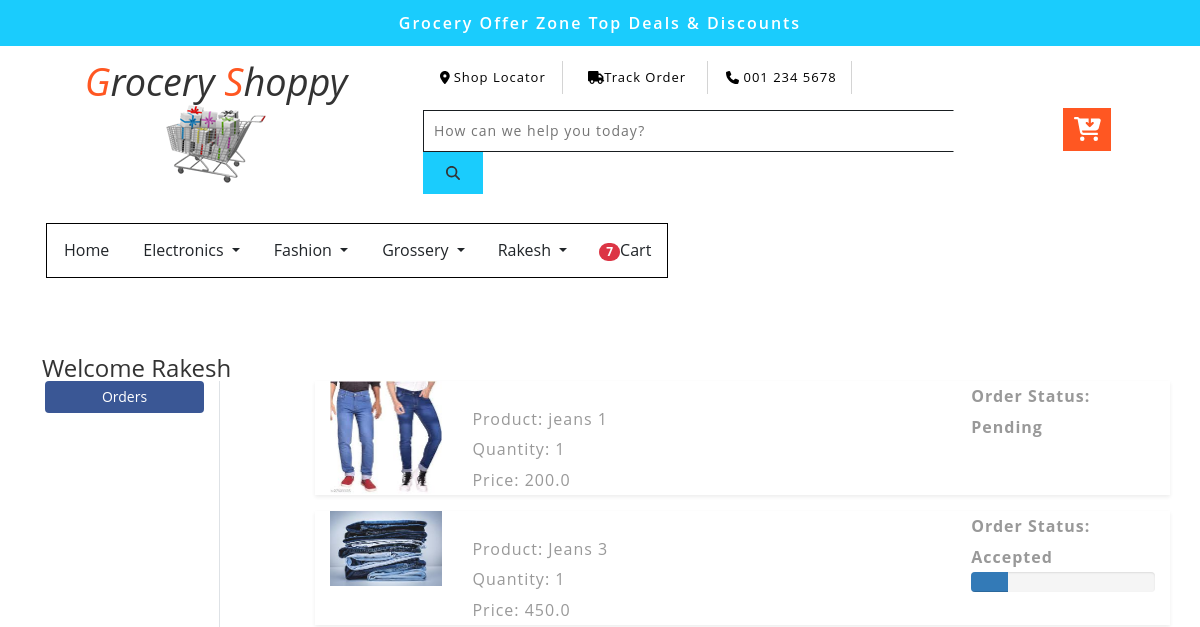
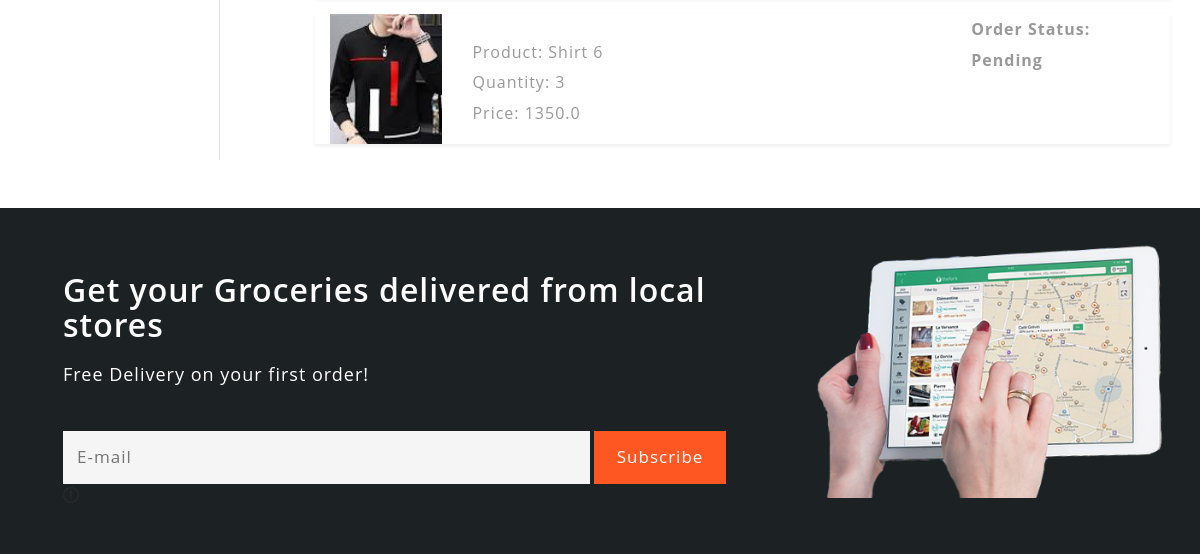
Before: /orders/ (signed in, upper part) with the older database file (2 pictures, top to bottom).
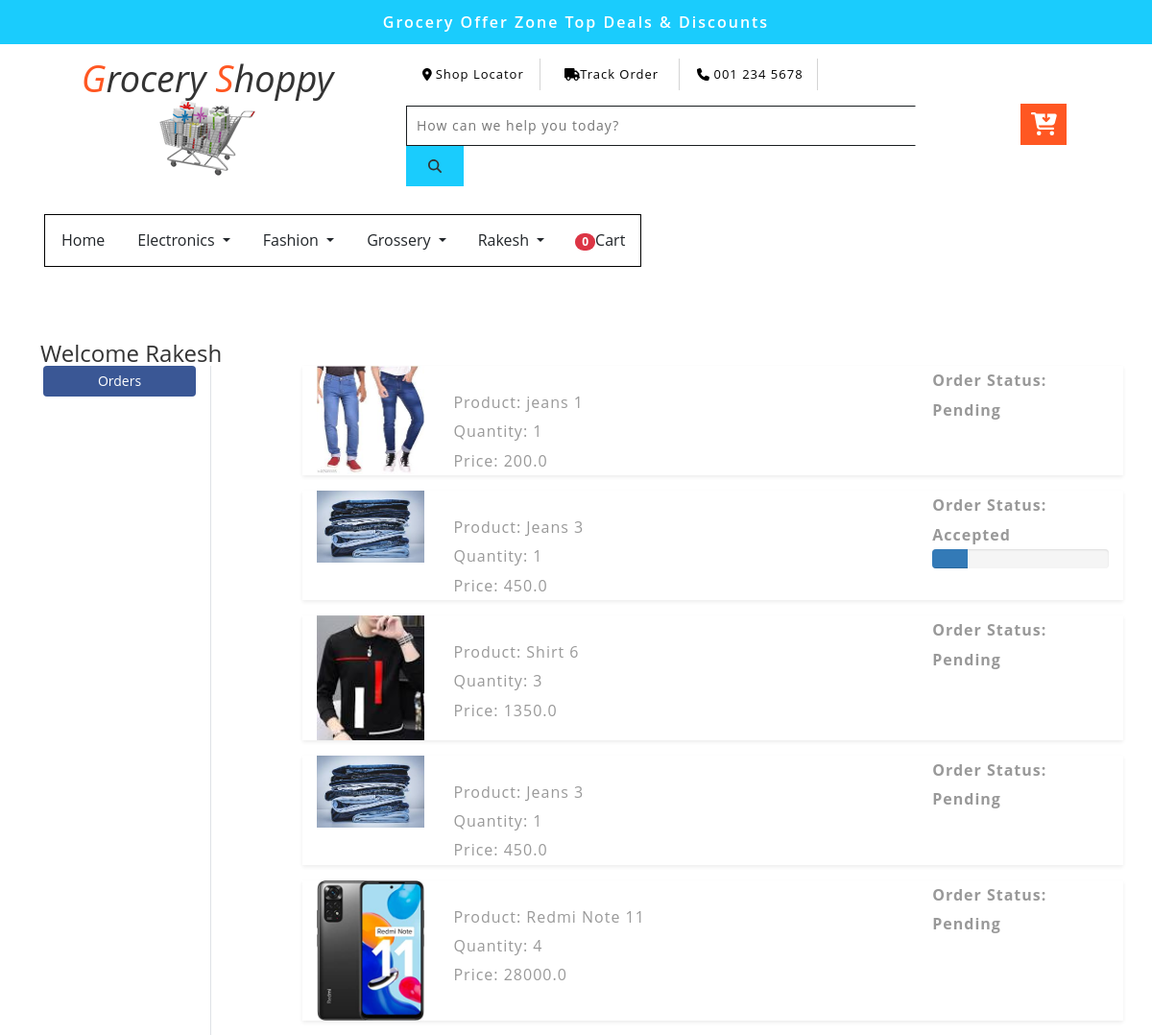
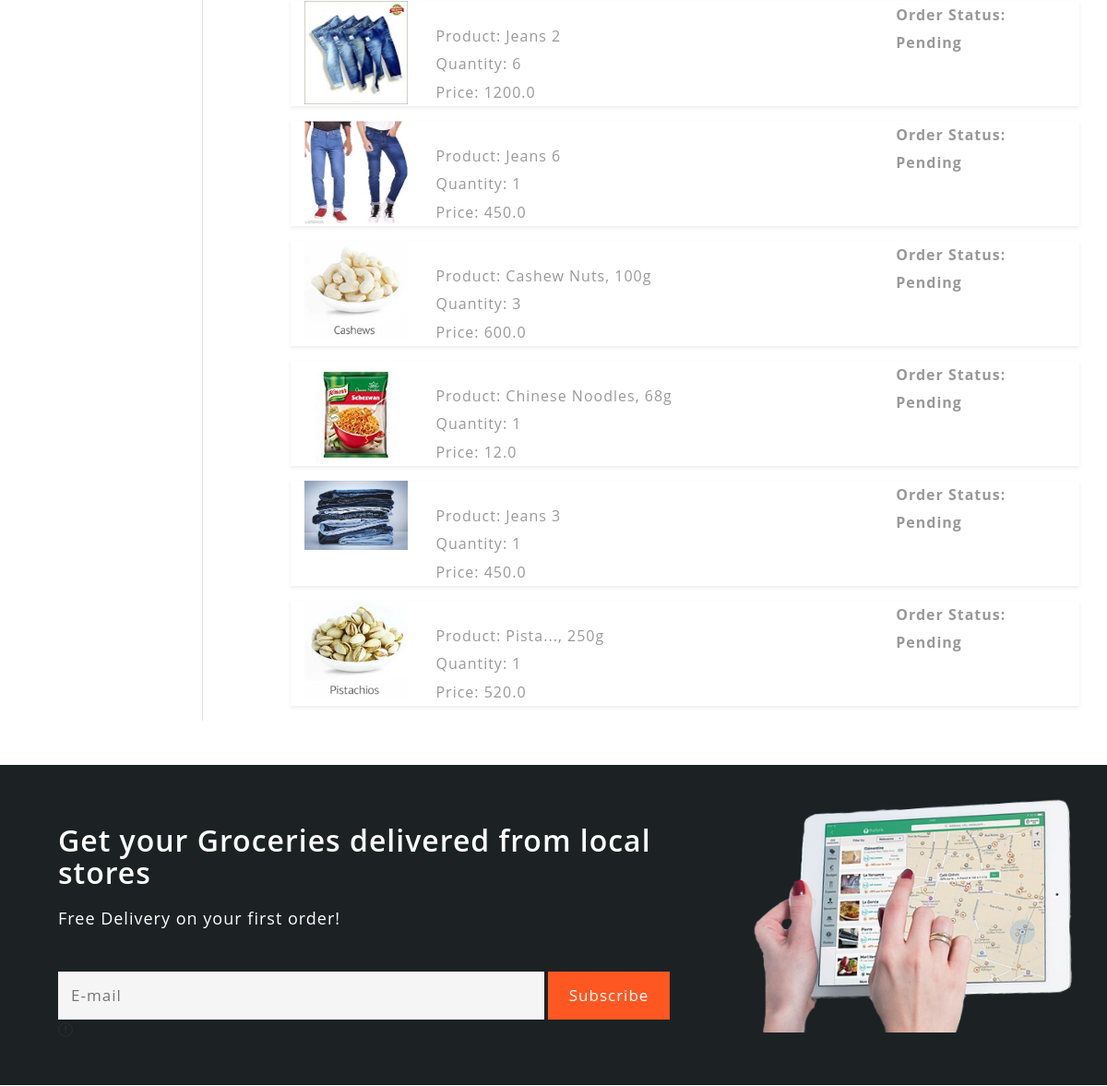
After: the same page with the newer database file (2 pictures, top to bottom).
### app/models.py (models this page shows, shortened)
class OrderPlaced(models.Model):
    user = models.ForeignKey(User, on_delete=models.CASCADE)
    customer = models.ForeignKey(Customer, on_delete=models.CASCADE,blank=True, null=True)
    product = models.ForeignKey(Product, on_delete=models.CASCADE, blank=True, null=True)
    quantity = models.PositiveIntegerField(default=1, blank=True, null=True)
    order_date =models.DateTimeField(auto_now_add=True, blank=True, null=True)
    status= models.CharField(max_length=50,choices=STATUS_CHOICES, default='Pending', blank=True, null=True)
    @property
    def total_cost(self):
        return self.quantity * self.product.discounted_price

class Product(models.Model):
    title=models.CharField(max_length=100)
    selling_price=models.FloatField()
    discounted_price=models.FloatField()
    description=models.TextField()
    brand=models.CharField(max_length=100)
    category=models.CharField(choices=CATEGORY_CHOICES, max_length=2)
    product_image=models.ImageField(upload_to="product_img")
    specifications = models.TextField(null=True, blank=True)

### app/views.py (the view)
# urls.py: path('orders/', views.orders, name='orders'),
def orders(request):
    totalitem = 0
    if request.user.is_authenticated:
        totalitem = len(Cart.objects.filter(user=request.user))
    op = OrderPlaced.objects.filter(user=request.user)
    return render(request, 'app/orders.html', {'order_placed':op, 'totalitem':totalitem})

### app/templates/app/orders.html (shortened to what this page needs)
{% extends 'app/base.html' %}
{% load static %}
{% block main-content %}
<div class="container my-5">
 <div class="row">
 <h3>Welcome {{request.user|capfirst}}</h3>
  <div class="col-sm-2 border-end">
   <ul class="list-unstyled">
    <li class="d-grid"><a href="{% url 'orders' %}" class="btn btn-primary">Orders</a></li>
   </ul>
  </div>
  <div class="col-sm-9 offset-sm-1">
    {% for op in order_placed %}
   <div class="row shadow-sm mb-3">
    <div class="col-sm-2">
        <img src="{{op.product.product_image.url}}" alt="" srcset="" class="img-fluid" height="150" width="150">
    </div>
    <div class="col-sm-7">
        <p>Product: {{op.product.title}}</p>
        <p>Quantity: {{op.quantity}}</p>
        <p>Price: {{op.total_cost}}</p>
    </div>
    <div class="col-sm-3 fw-bold">
        <p>Order Status: {{op.status}}</p>
        {% if op.status == 'Accepted' %}
            <div class="progress">
                <div class="progress-bar" role="progressbar" style="width: 20%" aria-valuenow="20"
                aria-valuemin="0" aria-valuemax="100"></div>
            </div>
        {% endif %}
    </div>
   </div>
   {% endfor %}
  </div>
 </div>
</div>
{% endblock main-content %}

### app/templates/app/base.html (shortened to what this page needs)
<!doctype html>
{% load static %}
<html lang="en">
<head>
	<link href="https://cdn.jsdelivr.net/npm/bootstrap@5.0.0-beta1/dist/css/bootstrap.min.css" rel="stylesheet"
>
	<link rel="stylesheet" href="{% static 'app/css/owl.carousel.min.css' %}">
	<link rel="stylesheet" type="text/css"
		href="https://cdnjs.cloudflare.com/ajax/libs/font-awesome/6.3.0/css/all.min.css">
	<link rel="stylesheet" href="{% static 'app/css/bootstrap.css' %}">
	<link rel="stylesheet" href="{% static 'app/css/style3.css' %}">
</head>
<body>
	<div class="header-most-top">
		<p>Grocery Offer Zone Top Deals & Discounts</p>
	</div>
	<div class="header-bot">
		<div class="header-bot_inner_wthreeinfo_header_mid">
			<div class="col-md-4 logo_agile">
				<h1>
					<a>
						<span>G</span>rocery
						<span>S</span>hoppy
						<img src="{% static 'app/images/logo2.png' %}" alt=" ">
					</a>
				</h1>
			</div>
			<div class="col-md-8 header">
				<ul>
					<li>
						<a class="play-icon popup-with-zoom-anim" href="#small-dialog1">
							<span class="fa-solid fa-location-dot" aria-hidden="true"></span> Shop Locator</a>
					</li>
					<li>
						<a href="#" data-toggle="modal" data-target="#myModal1">
							<span class="fa-solid fa-truck" aria-hidden="true"></span>Track Order</a>
					</li>
					<li>
						<span class="fa-solid fa-phone" aria-hidden="true"></span> 001 234 5678
					</li>
				</ul>
				<div class="agileits_search">
					<form action="/search" method="get">
						<input name="Search" type="search" placeholder="How can we help you today?" required="">
						<button type="submit" class="btn btn-default" aria-label="Left Align">
							<span class="fa fa-search" aria-hidden="true"> </span>
						</button>
					</form>
				</div>
				<div class="top_nav_right">
					<div class="wthreecartaits wthreecartaits2 cart cart box_1">
						<form action="#" method="post" class="last">
							<button class="w3view-cart" type="submit" name="submit" value="">
								<i class="fa fa-cart-arrow-down" aria-hidden="true"></i>
							</button>
						</form>
					</div>
				</div>
			</div>
		</div>
	</div>
	<div class="container">
			<nav class="navbar navbar-expand-lg  navbar-dark bg-white">
				<div class="collapse navbar-collapse" id="navbarSupportedContent">
					<ul class="navbar-nav ml-auto mb-2 mb-lg-0">
						<li class="nav-item">
							<a class="nav-link text-dark active" aria-current="page" href="/">Home</a>
						</li>
						<li class="nav-item dropdown">
							<a class="nav-link dropdown-toggle text-dark" href="#" id="electronicsDropdown"
								role="button" data-bs-toggle="dropdown" aria-expanded="false">
								Electronics
							</a>
						</li>
						<li class="nav-item dropdown">
							<a class="nav-link dropdown-toggle text-dark" href="#" id="fashionDropdown" role="button"
								data-bs-toggle="dropdown" aria-expanded="false">
								Fashion
							</a>
						</li>
						<li class="nav-item dropdown">
							<a class="nav-link dropdown-toggle text-dark" href="#" id="grosseryDropdown" role="button"
								data-bs-toggle="dropdown" aria-expanded="false">
								Grossery
							</a>
						</li>
						{% if request.user.is_authenticated %}
						<li class="nav-item dropdown mx-2">
							<a class="nav-link dropdown-toggle text-dark" href="#" id="profileDropdown" role="button"
								data-bs-toggle="dropdown" aria-expanded="false">
								{{request.user.username|capfirst}}
							</a>
						</li>
						<li class="nav-item mx-2">
							<a href="{% url 'showcart' %}" class="nav-link text-dark"><span
									class="badge bg-danger">{{totalitem}}</span>Cart</a>
						</li>
						{% endif %}
					</ul>
				</div>
			</nav>
	</div>
	{% block main-content %} {% endblock main-content %}
	<div class="footer-top">
		<div class="container-fluid">
			<div class="col-xs-8 agile-leftmk">
				<h2>Get your Groceries delivered from local stores</h2>
				<p>Free Delivery on your first order!</p>
				<form action="#" method="post">
					<input type="email" placeholder="E-mail" name="email" required="">
					<input type="submit" value="Subscribe">
				</form>
				<div class="newsform-w3l">
					<span class="fa fa-envelope-o" aria-hidden="true"></span>
				</div>
			</div>
			<div class="col-xs-4 w3l-rightmk">
				<img src="{% static 'app/images/tab3.png' %}" alt=" ">
			</div>
			<div class="clearfix"></div>
		</div>
	</div>
</body>
</html>

### app/templates/app/base.html (style rules this page uses)
.container-fluid { align-items: center; }

Changed rows visible on the page:
added OrderPlaced: product.product_image (picture), product "Jeans 3", quantity "1", total_cost "450.0", status "Pending"
added OrderPlaced: product.product_image (picture), product "Redmi Note 11", quantity "4", total_cost "28000.0", status "Pending"
added OrderPlaced: product.product_image (picture), product "Jeans 2", quantity "6", total_cost "1200.0", status "Pending"
added OrderPlaced: product.product_image (picture), product "Jeans 6", quantity "1", total_cost "450.0", status "Pending"
added OrderPlaced: product.product_image (picture), product "Cashew Nuts, 100g", quantity "3", total_cost "600.0", status "Pending"
added OrderPlaced: product.product_image (picture), product "Chinese Noodles, 68g", quantity "1", total_cost "12.0", status "Pending"
added OrderPlaced: product.product_image (picture), product "Jeans 3", quantity "1", total_cost "450.0", status "Pending"
added OrderPlaced: product.product_image (picture), product "Pista..., 250g", quantity "1", total_cost "520.0", status "Pending"
Other visible differences:
{{ totalitem }}: "7" → "0"
